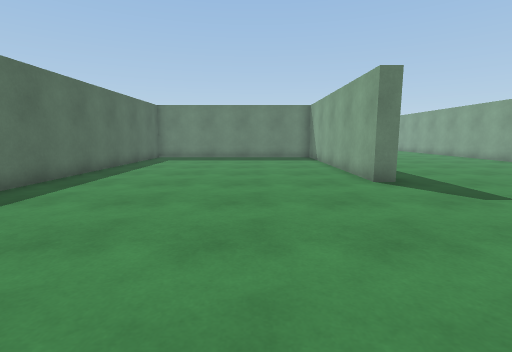
view 1 (above)

21 first-person views from a walk through a 3-D level made in the Unity game engine. The camera is 1.2 m above the floor, tilts 8° down and sees 85° across. The floor is counted in squares, 1 m on a side. Each view is taken from the middle of a square. On the plan, view 1 faces up. The plan holds only what a view shows up to about 13 squares ahead; the rest is blank. The place goes on beyond the plan. The player character is not drawn.

view 2
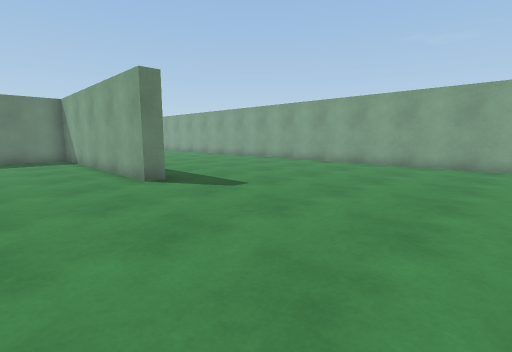

view 3
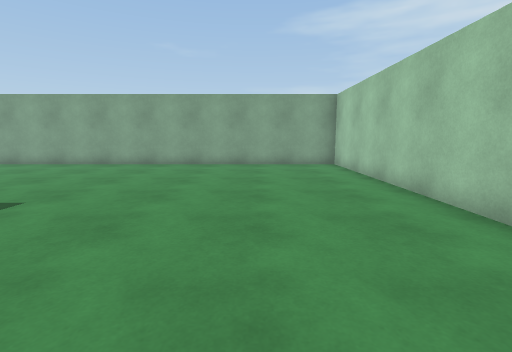

view 4
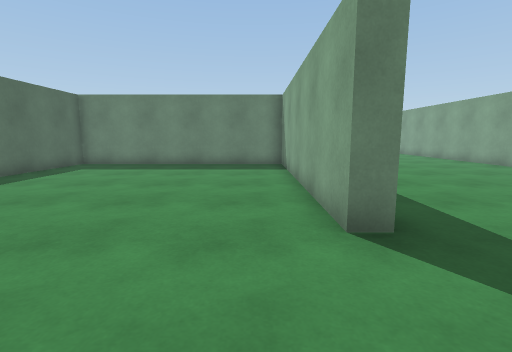

view 5
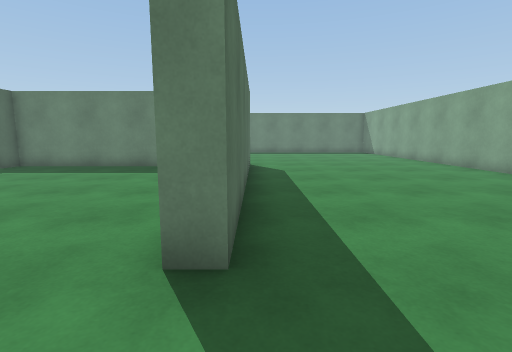

view 6
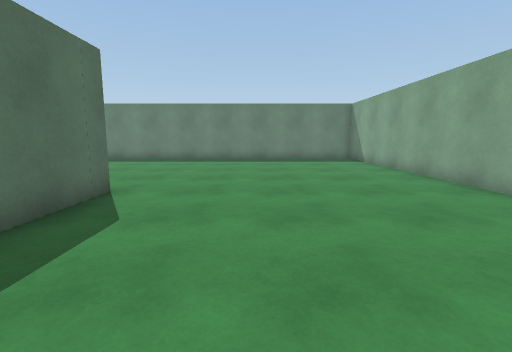

view 7
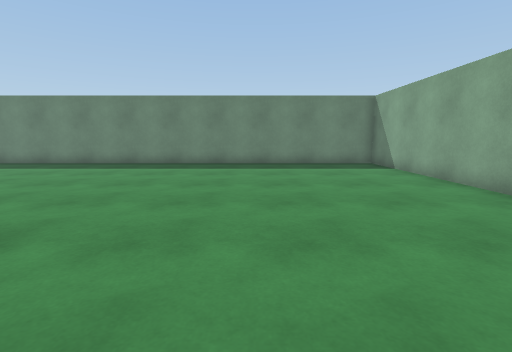

view 8
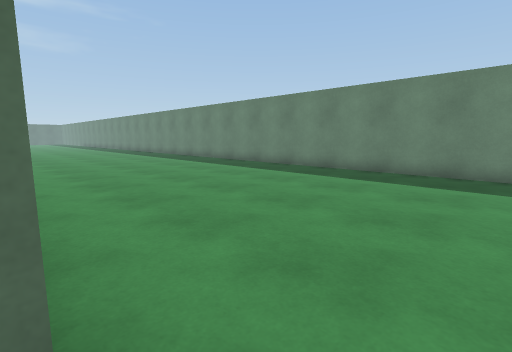

view 9
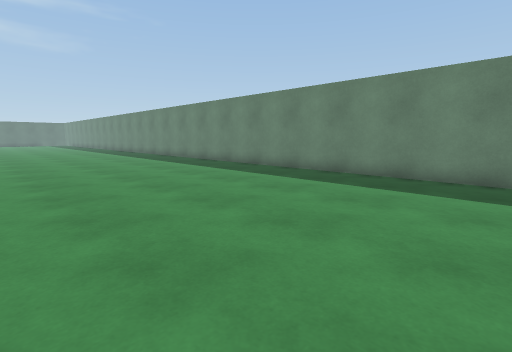

view 10
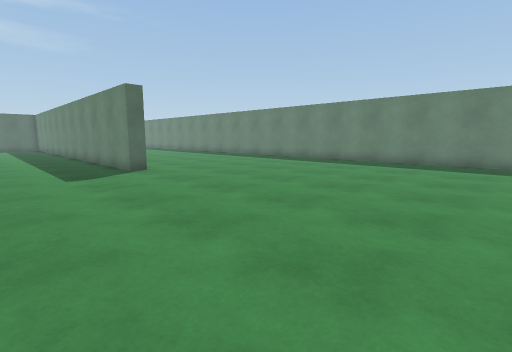

view 11
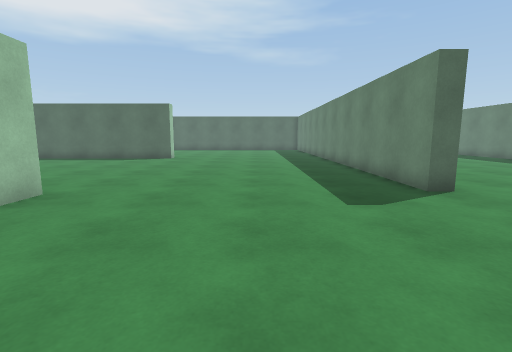

view 12
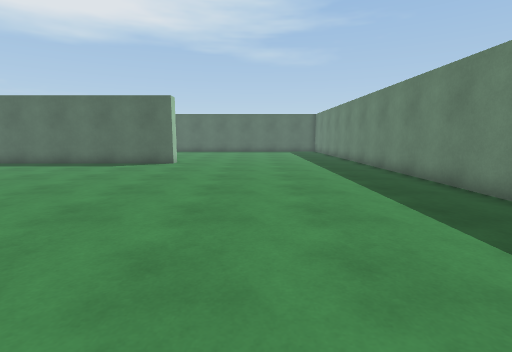

view 13
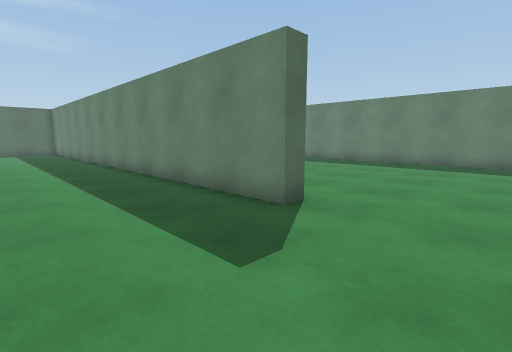

view 14
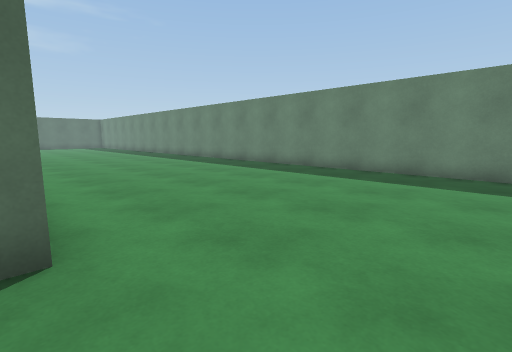

view 15
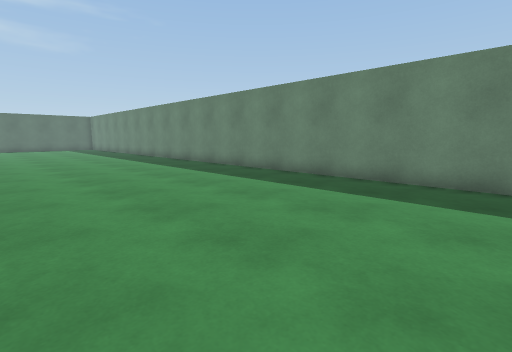

view 16
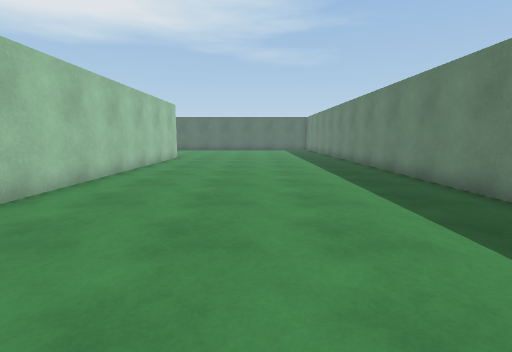

view 17
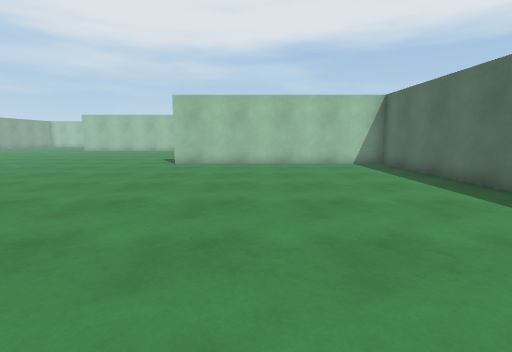

view 18
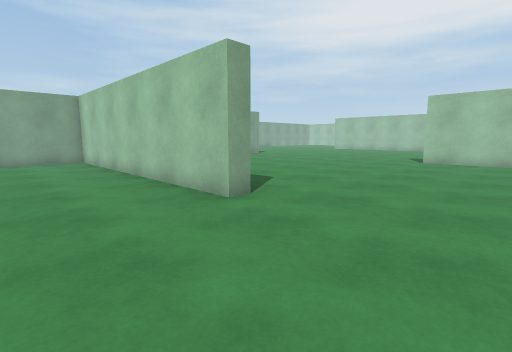

view 19
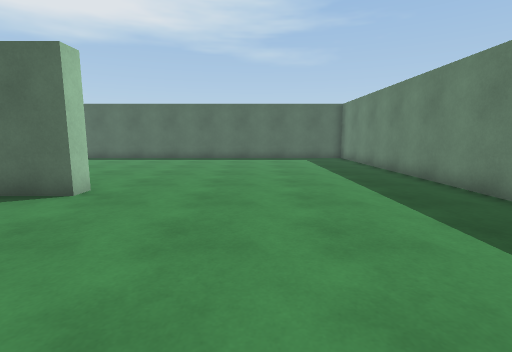

view 20
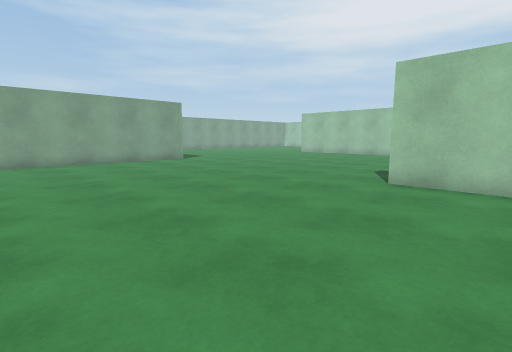

view 21
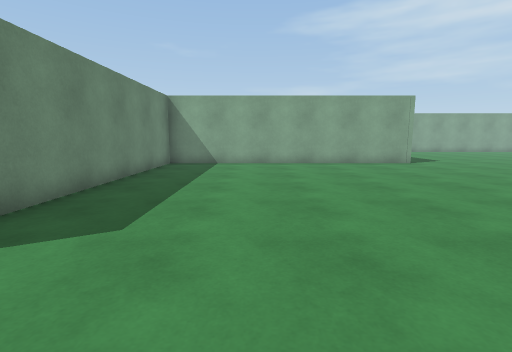

### Floor plan
Points are (right, up) in squares from view 1. A wall is a line through its corners. A room is listed if a view was taken in it or the views show most of it. See-through windows are left out.
Room 1 (views 1, 2, 3, 4, 5, 6, 7, 8, 9, 10, 11, 12, 13, 14, 15, 16, 17, 18, 19, 20, 21)
walls: (-16.8, 7.9) (-16.8, 8.5) (-6.3, 8.5) (-6.3, 11.4); (-17.1, 17.5) (-17.1, 16.8) (-34.2, 16.8); (-6.3, -3.1) (-6.3, 7.9) (-14.9, 7.9); (-27.2, 8.3) (-26.6, 8.3) (-26.6, -2.5) (-17.4, -2.5); (-14.4, 26.7) (-34.2, 26.7); (3.8, 17.2) (3.8, 7.4) (3.2, 7.4) (3.2, 16.4) (-5.7, 16.4) (-5.7, 6.1); (3.6, -2.5) (12.3, -2.5) (12.3, 12.2); (-34.1, 17.4) (-25.9, 17.4); (12.3, 14) (12.3, 26.7) (-12, 26.7)

Where each view was taken, in squares from view 1:
view 1: 0 up, 0 right, facing up
view 2: 0 up, 0 right, facing up-right
view 3: 1 up, 0 right, facing right
view 4: 4 up, 2 right, facing up
view 5: 5 up, 4 right, facing up
view 6: 11 up, 7 right, facing up
view 7: 14 up, 7 right, facing up
view 8: 17 up, 5 right, facing up-left
view 9: 18 up, 2 left, facing up-left
view 10: 13 up, 7 left, facing up-left
view 11: 13 up, 11 left, facing left
view 12: 12 up, 14 left, facing left
view 13: 13 up, 14 left, facing up-left
view 14: 17 up, 14 left, facing up-left
view 15: 19 up, 18 left, facing up-left
view 16: 22 up, 21 left, facing left
view 17: 10 up, 21 left, facing down
view 18: 12 up, 21 left, facing down-right
view 19: 12 up, 21 left, facing left
view 20: 5 up, 20 left, facing down-right
view 21: 4 up, 19 left, facing right
